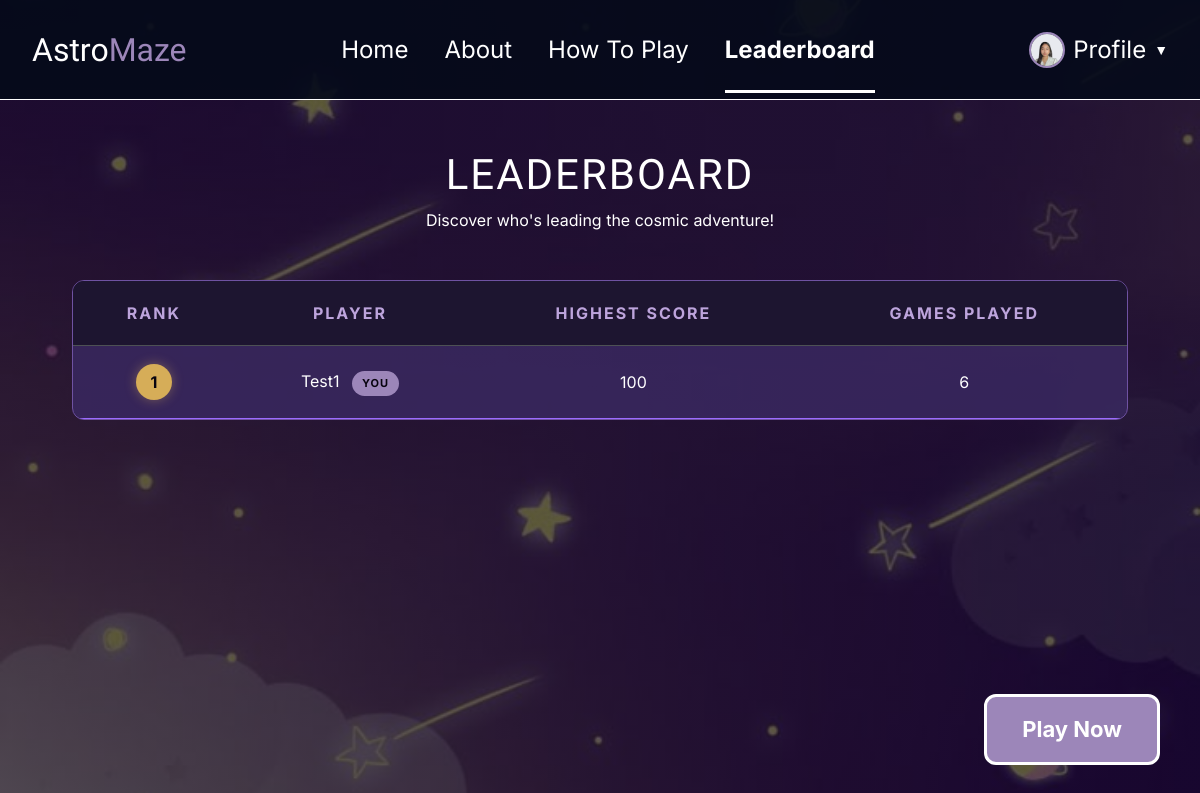
/user/leaderboard.php (signed in), run on the app's committed database.
### tables this page shows
CREATE TABLE `users` (
  `user_id` int(11) NOT NULL,
  `username` varchar(50) NOT NULL,
  `email` varchar(100) NOT NULL,
  `password` varchar(255) NOT NULL,
  `role` enum('admin','user') NOT NULL DEFAULT 'user',
  `created_at` timestamp NOT NULL DEFAULT current_timestamp(),
  `is_active` tinyint(1) NOT NULL DEFAULT 1,
  `profile_picture` varchar(255) DEFAULT NULL
);

### user/leaderboard.php (the view, shortened to what this page needs)
<?php
require_once '../includes/db.php';
$query = "
    SELECT
        users.user_id,
        users.username,
        MAX(game_records.score) AS highest_score,
        COUNT(game_records.game_id) AS games_played
    FROM users
    INNER JOIN game_records
        ON users.user_id = game_records.user_id
    GROUP BY users.user_id, users.username
    ORDER BY highest_score DESC
";
$result = mysqli_query($conn, $query);
?>
<!DOCTYPE html>
<html lang="en">
<head>
    <link href="https://cdn.jsdelivr.net/npm/bootstrap@5.3.3/dist/css/bootstrap.min.css" rel="stylesheet">
    <link rel="stylesheet" href="../css/navbar.css">
    <link rel="stylesheet" href="../css/leaderboard.css">
</head>
<body>
    <?php include '../includes/navbar.php'; ?>
    <main class="leaderboard-container">
        <div class="text-center mb-5">
            <h1 class="leaderboard-title">LEADERBOARD</h1>
            <p class="leaderboard-description">
                Discover who's leading the cosmic adventure!
            </p>
        </div>
        <div class="table-responsive leaderboard-table">
            <table class="table table-dark table-hover align-middle text-center">
            <thead>
                <tr>
                    <th>RANK</th>
                    <th>PLAYER</th>
                    <th>HIGHEST SCORE</th>
                    <th>GAMES PLAYED</th>
                </tr>
            </thead>
                <tbody>
                    <?php
                    $rank = 1;
                    while ($player = mysqli_fetch_assoc($result)) {
                    ?>
                        <tr class="<?php echo ((int)$player['user_id'] === (int)$_SESSION['user_id']) ? 'current-player' : ''; ?>">
                            <td>
                                <?php if ($rank === 1) { ?>
                                    <span class="rank-badge rank-gold">1</span>
                                <?php } elseif ($rank === 2) { ?>
                                    <span class="rank-badge rank-silver">2</span>
                                <?php } elseif ($rank === 3) { ?>
                                    <span class="rank-badge rank-bronze">3</span>
                                <?php } else { ?>
                                    <?php echo $rank; ?>
                                <?php } ?>
                            </td>
                            <td>
                                <?php echo htmlspecialchars($player['username']); ?>
                                <?php if ((int)$player['user_id'] === (int)$_SESSION['user_id']) { ?>
                                    <span class="you-badge">YOU</span>
                                <?php } ?>
                            </td>
                            <td>
                                <?php echo $player['highest_score']; ?>
                            </td>
                            <td>
                                <?php echo $player['games_played']; ?>
                            </td>
                        </tr>
                    <?php
                        $rank++;
                    }
                    ?>
                </tbody>
            </table>
        </div>
    </main>
</body>
</html>

### includes/navbar.php (shortened to what this page needs)
<?php
$currentPage = basename($_SERVER['PHP_SELF']);
require_once __DIR__ . '/db.php';
$userId = $_SESSION['user_id'] ?? null;
$profilePicture = null;
if ($userId) {
    $pictureQuery = mysqli_prepare(
        $conn,
        "SELECT profile_picture FROM users WHERE user_id = ?"
    );
    mysqli_stmt_bind_param($pictureQuery, "i", $userId);
    mysqli_stmt_execute($pictureQuery);
    $pictureResult = mysqli_stmt_get_result($pictureQuery);
    $pictureData = mysqli_fetch_assoc($pictureResult);
    if ($pictureData) {
        $profilePicture = $pictureData['profile_picture'];
    }
}
?>
<nav class="navbar">
    <div class="navbar-logo">
        <span class="logo-astro">Astro</span>
        <span class="logo-maze">Maze</span>
    </div>
    <div class="navbar-links">
        <a href="home.php"
            class="nav-link <?php echo ($currentPage == 'home.php') ? 'active' : ''; ?>">
            Home
        </a>
        <a href="about.php"
            class="nav-link <?php echo ($currentPage == 'about.php') ? 'active' : ''; ?>">
            About
        </a>
        <a href="how-to-play.php"
            class="nav-link <?php echo ($currentPage == 'how-to-play.php') ? 'active' : ''; ?>">
            How To Play
        </a>
        <a href="leaderboard.php"
            class="nav-link <?php echo ($currentPage == 'leaderboard.php') ? 'active' : ''; ?>">
            Leaderboard
        </a>
    </div>
    <div class="navbar-action">
        <details class="profile-dropdown">
            <summary class="profile-trigger">
                <?php if (!empty($profilePicture)): ?>
                    <img
                        src="/AstroMaze/<?php echo htmlspecialchars($profilePicture); ?>"
                        alt="Profile Picture"
                        class="navbar-profile-picture"
                    >
                <?php else: ?>
                    <span class="navbar-profile-placeholder">
                        <?php echo strtoupper(substr($_SESSION['username'] ?? 'U', 0, 1)); ?>
                    </span>
                <?php endif; ?>
                Profile
                <span class="dropdown-arrow">▼</span>
            </summary>
        </details>
    </div>
</nav>
<a href="game.php" class="floating-play-btn">
    Play Now
</a>

### css/navbar.css (style rules this page uses)
* { margin: 0; padding: 0; box-sizing: border-box; }
body { background-color: #100d27; color: #ffffff; font-family: "Inter", sans-serif; }
.navbar { position: sticky; top: 0; z-index: 1000; width: 100%; height: 100px; padding: 0 32px; background-color: rgba(5, 11, 26, 0.9); border: none; border-bottom: 1px solid #ffffff; display: flex; flex-direction: row; align-items: center; justify-content: space-between; }
.navbar-logo { display: flex; align-items: center; flex-shrink: 0; font-family: "Special Gothic Expanded One", sans-serif; font-size: 32px; font-weight: 400; }
.logo-astro { color: #ffffff; }
.logo-maze { color: #9c86b9; }
.navbar-links { display: flex; flex-direction: row; align-items: center; gap: 36px; white-space: nowrap; }
.nav-link { position: relative; color: #ffffff; text-decoration: none; font-family: "Inter", sans-serif; font-size: 24px; font-weight: 400; transition: color 0.2s ease; }
.nav-link.active { color: #ffffff; font-weight: 700; }
.nav-link.active::after { content: ""; position: absolute; bottom: -25px; left: 0; width: 100%; height: 3px; background-color: #ffffff; }
.navbar-action { display: flex; align-items: center; flex-shrink: 0; }
.floating-play-btn { position: fixed; bottom: 35px; right: 40px; z-index: 999; background-color: #9c86b9; color: #ffffff; padding: 16px 35px; border-radius: 12px; border: 3px solid #ffffff; font-size: 22px; font-weight: 700; text-decoration: none; transition: all 0.3s ease; }
html { overflow-y: scroll; }
.profile-dropdown { position: relative; }
.profile-trigger { display: flex; align-items: center; gap: 8px; color: #ffffff; font-family: "Inter", sans-serif; font-size: 24px; font-weight: 400; cursor: pointer; list-style: none; white-space: nowrap; }
.profile-trigger { list-style: none; }
.profile-trigger::marker { content: ""; }
.dropdown-arrow { font-size: 14px; transition: transform 0.2s ease; }
.navbar-profile-picture, .navbar-profile-placeholder { width: 36px; height: 36px; border-radius: 50%; object-fit: cover; border: 2px solid #9c86b9; flex-shrink: 0; }

### css/leaderboard.css (style rules this page uses)
body { background-image: linear-gradient(rgba(5, 3, 15, 0.65), rgba(5, 3, 15, 0.65)), url("../assets/images/leaderboard-bg.jpg"); background-size: cover; background-position: center; background-repeat: no-repeat; background-attachment: fixed; }
.leaderboard-title { font-family: "Special Gothic Expanded One", sans-serif; font-size: 42px; color: #ffffff; letter-spacing: 2px; }
.leaderboard-description { color: #ffffff; font-size: 16px; }
.leaderboard-table { background: rgba(29, 21, 48, 0.85); border: 1px solid #6f52a2; border-radius: 12px; overflow: hidden; }
.leaderboard-table table { margin-bottom: 0; }
.leaderboard-table thead th { background: #1d1530; color: #bda4dc; padding: 20px; letter-spacing: 2px; }
.leaderboard-table tbody td { background: transparent; color: #ffffff; padding: 18px; border-color: rgba(156, 134, 185, 0.2); }
.rank-badge { display: inline-flex; align-items: center; justify-content: center; width: 36px; height: 36px; border-radius: 50%; font-size: 16px; font-weight: 700; color: #08040f; }
.rank-gold { background-color: #d6ad58; box-shadow: 0 0 12px rgba(214, 173, 88, 0.4); }
.leaderboard-table tbody tr.current-player td { background-color: rgba(156, 107, 255, 0.2); border-top: 1px solid #9c6bff; border-bottom: 1px solid #9c6bff; }
.you-badge { display: inline-block; margin-left: 8px; padding: 4px 10px; background-color: #9c86b9; color: #08040f; border-radius: 20px; font-size: 11px; font-weight: 700; letter-spacing: 1px; }
.leaderboard-container { width: 88%; max-width: 1500px; margin: 0 auto; padding: 50px 0; }

### data on the page
users: profile_picture (picture), username "Test1", shows "YOU", highest_score "100", games_played "6"
